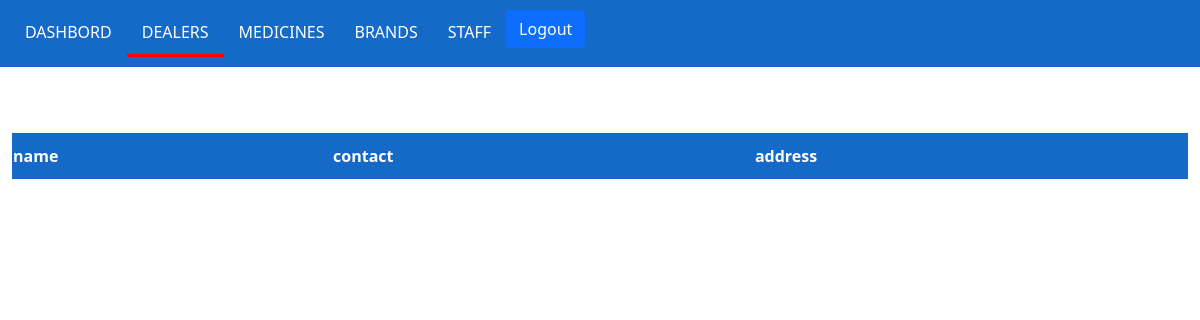
/dealers (signed in), run on an earlier commit of the app's database.
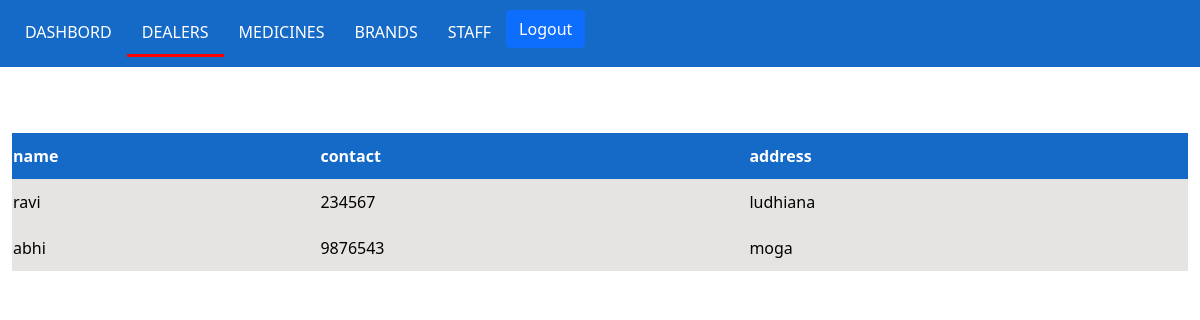
And on a later commit of the database.
### backstore/models.py (models this page shows, shortened)
class Dealer(models.Model):
	name = models.CharField(max_length=100)
	contact = models.IntegerField()
	address = models.CharField(max_length=200)

### backstore/views.py (the view)
# urls.py: path('dealers', views.dealers, name='dealers'),
def dealers(request):
	if not request.session.get('user_logged_in'):
		return redirect('/user')
	dealer = Dealer.objects.all()
	template = loader.get_template('dealers.html')
	data = {
		'dealers': dealer
	}
	return HttpResponse(template.render(data,request))

### backstore/templates/dealers.html (shortened to what this page needs)
{%extends 'layouts/master.html' %}
{% block content %}
	<table >
		<thead>
			<tr>
				<th>name</th>
				<th>contact</th>
				<th>address</th>
			</tr>
		</thead>
<tbody>
	{% for Dealer in dealers %}
		<tr>
			<td>{{ Dealer.name }}</td>
			<td>{{ Dealer.contact }}</td>
			<td>{{ Dealer.address }}</td>
		</tr>
		{% endfor %}
	</table>
{% endblock %}

What changed in the data, as far as the page shows it:
added Dealer: name "ravi", contact "234567", address "ludhiana"
added Dealer: name "abhi", contact "9876543", address "moga"
